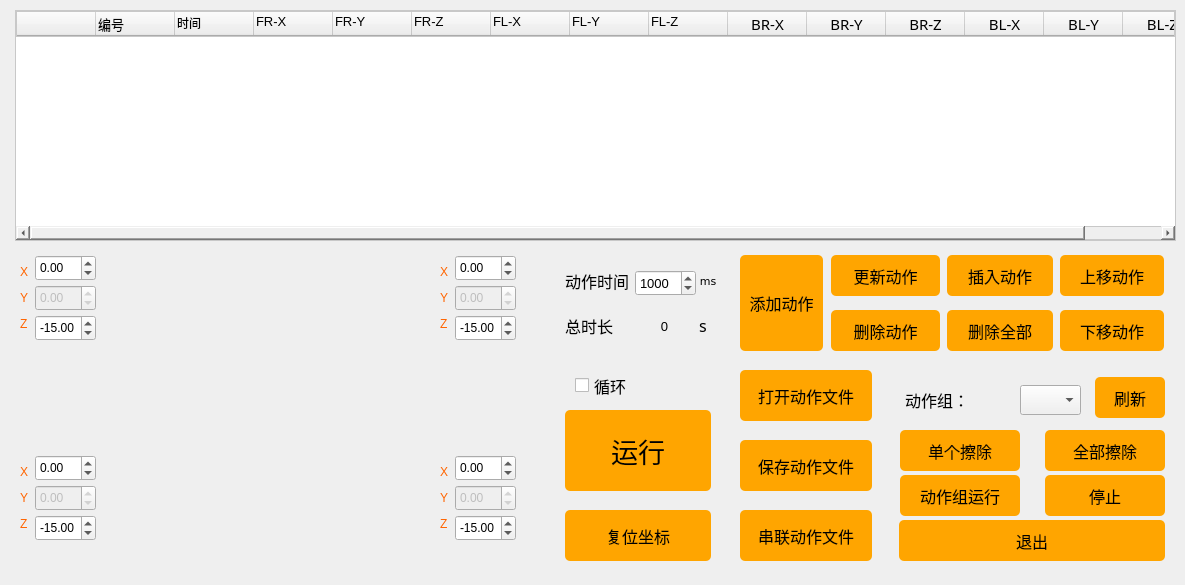
   <widget class="QWidget" name="tab">
    <attribute name="title">
     <string>坐标模式</string>
    </attribute>
    <widget class="QDoubleSpinBox" name="doubleSpinBox_legFL_Y">
     <property name="enabled">
      <bool>false</bool>
     </property>
     <property name="geometry">
      <rect>
       <x>35</x>
       <y>485</y>
       <width>61</width>
       <height>26</height>
      </rect>
     </property>
     <property name="wrapping">
      <bool>false</bool>
     </property>
     <property name="frame">
      <bool>true</bool>
     </property>
     <property name="readOnly">
      <bool>false</bool>
     </property>
     <property name="minimum">
      <double>-10.000000000000000</double>
     </property>
     <property name="maximum">
      <double>30.000000000000000</double>
     </property>
    </widget>
    <widget class="QDoubleSpinBox" name="doubleSpinBox_legBL_X">
     <property name="geometry">
      <rect>
       <x>455</x>
       <y>455</y>
       <width>61</width>
       <height>26</height>
      </rect>
     </property>
     <property name="minimum">
      <double>-10.000000000000000</double>
     </property>
     <property name="maximum">
      <double>30.000000000000000</double>
     </property>
    </widget>
    <widget class="QDoubleSpinBox" name="doubleSpinBox_legBR_Y">
     <property name="enabled">
      <bool>false</bool>
     </property>
     <property name="geometry">
      <rect>
       <x>455</x>
       <y>285</y>
       <width>61</width>
       <height>26</height>
      </rect>
     </property>
     <property name="readOnly">
      <bool>false</bool>
     </property>
     <property name="minimum">
      <double>-10.000000000000000</double>
     </property>
     <property name="maximum">
      <double>30.000000000000000</double>
     </property>
    </widget>
    <widget class="QDoubleSpinBox" name="doubleSpinBox_legFR_Y">
     <property name="enabled">
      <bool>false</bool>
     </property>
     <property name="geometry">
      <rect>
       <x>35</x>
       <y>285</y>
       <width>61</width>
       <height>26</height>
      </rect>
     </property>
     <property name="readOnly">
      <bool>false</bool>
     </property>
     <property name="minimum">
      <double>-10.000000000000000</double>
     </property>
     <property name="maximum">
      <double>30.000000000000000</double>
     </property>
    </widget>
    <widget class="QDoubleSpinBox" name="doubleSpinBox_legBL_Z">
     <property name="geometry">
      <rect>
       <x>455</x>
       <y>515</y>
       <width>61</width>
       <height>26</height>
      </rect>
     </property>
     <property name="minimum">
      <double>-30.000000000000000</double>
     </property>
     <property name="maximum">
      <double>30.000000000000000</double>
     </property>
     <property name="value">
      <double>-15.000000000000000</double>
     </property>
    </widget>
    <widget class="QDoubleSpinBox" name="doubleSpinBox_legBR_Z">
     <property name="geometry">
      <rect>
       <x>455</x>
       <y>315</y>
       <width>61</width>
       <height>26</height>
      </rect>
     </property>
     <property name="minimum">
      <double>-30.000000000000000</double>
     </property>
     <property name="maximum">
      <double>30.000000000000000</double>
     </property>
     <property name="value">
      <double>-15.000000000000000</double>
     </property>
    </widget>
    <widget class="QDoubleSpinBox" name="doubleSpinBox_legBR_X">
     <property name="geometry">
      <rect>
       <x>455</x>
       <y>255</y>
       <width>61</width>
       <height>26</height>
      </rect>
     </property>
     <property name="minimum">
      <double>-10.000000000000000</double>
     </property>
     <property name="maximum">
      <double>30.000000000000000</double>
     </property>
    </widget>
    <widget class="QDoubleSpinBox" name="doubleSpinBox_legFL_X">
     <property name="geometry">
      <rect>
       <x>35</x>
       <y>455</y>
       <width>61</width>
       <height>26</height>
      </rect>
     </property>
     <property name="minimum">
      <double>-10.000000000000000</double>
     </property>
     <property name="maximum">
      <double>30.000000000000000</double>
     </property>
    </widget>
    <widget class="QDoubleSpinBox" name="doubleSpinBox_legBL_Y">
     <property name="enabled">
      <bool>false</bool>
     </property>
     <property name="geometry">
      <rect>
       <x>455</x>
       <y>485</y>
       <width>61</width>
       <height>26</height>
      </rect>
     </property>
     <property name="readOnly">
      <bool>false</bool>
     </property>
     <property name="minimum">
      <double>-10.000000000000000</double>
     </property>
     <property name="maximum">
      <double>30.000000000000000</double>
     </property>
    </widget>
    <widget class="QDoubleSpinBox" name="doubleSpinBox_legFR_Z">
     <property name="geometry">
      <rect>
       <x>35</x>
       <y>315</y>
       <width>61</width>
       <height>26</height>
      </rect>
     </property>
     <property name="minimum">
      <double>-30.000000000000000</double>
     </property>
     <property name="maximum">
      <double>30.000000000000000</double>
     </property>
     <property name="value">
      <double>-15.000000000000000</double>
     </property>
    </widget>
    <widget class="QDoubleSpinBox" name="doubleSpinBox_legFL_Z">
     <property name="geometry">
      <rect>
       <x>35</x>
       <y>515</y>
       <width>61</width>
       <height>26</height>
      </rect>
     </property>
     <property name="minimum">
      <double>-30.000000000000000</double>
     </property>
     <property name="maximum">
      <double>30.000000000000000</double>
     </property>
     <property name="value">
      <double>-15.000000000000000</double>
     </property>
    </widget>
    <widget class="QDoubleSpinBox" name="doubleSpinBox_legFR_X">
     <property name="geometry">
      <rect>
       <x>35</x>
       <y>255</y>
       <width>61</width>
       <height>26</height>
      </rect>
     </property>
     <property name="minimum">
      <double>-10.000000000000000</double>
     </property>
     <property name="maximum">
      <double>30.000000000000000</double>
     </property>
    </widget>
    <widget class="QTableWidget" name="tableWidget_Coord">
     <property name="geometry">
      <rect>
       <x>15</x>
       <y>10</y>
       <width>1161</width>
       <height>231</height>
      </rect>
     </property>
     <property name="sizePolicy">
      <sizepolicy hsizetype="Fixed" vsizetype="Expanding">
       <horstretch>0</horstretch>
       <verstretch>0</verstretch>
      </sizepolicy>
     </property>
     <property name="font">
      <font>
       <family>黑体</family>
       <pointsize>11</pointsize>
      </font>
     </property>
     <property name="layoutDirection">
      <enum>Qt::LeftToRight</enum>
     </property>
     <property name="styleSheet">
      <string notr="true">border:1px solid #242424;
border-color: rgb(200, 200, 200);</string>
     </property>
     <property name="textElideMode">
      <enum>Qt::ElideMiddle</enum>
     </property>
     <property name="rowCount">
      <number>0</number>
     </property>
     <property name="columnCount">
      <number>15</number>
     </property>
     <attribute name="horizontalHeaderDefaultSectionSize">
      <number>79</number>
     </attribute>
     <attribute name="horizontalHeaderMinimumSectionSize">
      <number>20</number>
     </attribute>
     <attribute name="horizontalHeaderShowSortIndicator" stdset="0">
      <bool>true</bool>
     </attribute>
     <attribute name="verticalHeaderVisible">
      <bool>false</bool>
     </attribute>
     <attribute name="verticalHeaderDefaultSectionSize">
      <number>22</number>
     </attribute>
     <attribute name="verticalHeaderMinimumSectionSize">
      <number>22</number>
     </attribute>
     <column>
      <property name="text">
       <string/>
      </property>
      <property name="font">
       <font>
        <family>黑体</family>
        <pointsize>11</pointsize>
       </font>
      </property>
      <property name="textAlignment">
       <set>AlignLeading|AlignVCenter</set>
      </property>
     </column>
     <column>
      <property name="text">
       <string>编号</string>
      </property>
      <property name="font">
       <font>
        <family>Arial</family>
        <pointsize>10</pointsize>
        <weight>50</weight>
        <bold>false</bold>
       </font>
      </property>
      <property name="textAlignment">
       <set>AlignLeading|AlignTop</set>
      </property>
     </column>
     <column>
      <property name="text">
       <string>时间</string>
      </property>
      <property name="font">
       <font>
        <family>Arial</family>
        <pointsize>9</pointsize>
       </font>
      </property>
      <property name="textAlignment">
       <set>AlignLeading|AlignTop</set>
      </property>
     </column>
     <column>
      <property name="text">
       <string>FR-X</string>
      </property>
      <property name="font">
       <font>
        <family>Arial</family>
        <pointsize>10</pointsize>
        <weight>50</weight>
        <bold>false</bold>
       </font>
      </property>
      <property name="textAlignment">
       <set>AlignLeading|AlignTop</set>
      </property>
     </column>
     <column>
      <property name="text">
       <string>FR-Y</string>
      </property>
      <property name="font">
       <font>
        <family>Arial</family>
        <pointsize>10</pointsize>
        <weight>50</weight>
        <bold>false</bold>
       </font>
      </property>
      <property name="textAlignment">
       <set>AlignLeading|AlignTop</set>
      </property>
     </column>
     <column>
      <property name="text">
       <string>FR-Z</string>
      </property>
      <property name="font">
       <font>
        <family>Arial</family>
        <pointsize>10</pointsize>
        <weight>50</weight>
        <bold>false</bold>
       </font>
      </property>
      <property name="textAlignment">
       <set>AlignLeading|AlignTop</set>
      </property>
     </column>
     <column>
      <property name="text">
       <string>FL-X</string>
      </property>
      <property name="font">
       <font>
        <family>Arial</family>
        <pointsize>10</pointsize>
        <weight>50</weight>
        <bold>false</bold>
       </font>
      </property>
      <property name="textAlignment">
       <set>AlignLeading|AlignTop</set>
      </property>
     </column>
     <column>
      <property name="text">
       <string>FL-Y</string>
      </property>
      <property name="font">
       <font>
        <family>Arial</family>
        <pointsize>10</pointsize>
        <weight>50</weight>
        <bold>false</bold>
       </font>
      </property>
      <property name="textAlignment">
       <set>AlignLeading|AlignTop</set>
      </property>
     </column>
     <column>
      <property name="text">
       <string>FL-Z</string>
      </property>
      <property name="font">
       <font>
        <family>Arial</family>
        <pointsize>10</pointsize>
        <weight>50</weight>
        <bold>false</bold>
       </font>
      </property>
      <property name="textAlignment">
       <set>AlignLeading|AlignTop</set>
      </property>
     </column>
     <column>
      <property name="text">
       <string>BR-X</string>
      </property>
     </column>
     <column>
      <property name="text">
       <string>BR-Y</string>
      </property>
     </column>
     <column>
      <property name="text">
       <string>BR-Z</string>
      </property>
     </column>
     <column>
      <property name="text">
       <string>BL-X</string>
      </property>
     </column>
     <column>
      <property name="text">
       <string>BL-Y</string>
      </property>
     </column>
     <column>
      <property name="text">
       <string>BL-Z</string>
      </property>
     </column>
    </widget>
    <widget class="QWidget" name="widget_12" native="true">
     <property name="geometry">
      <rect>
       <x>555</x>
       <y>360</y>
       <width>171</width>
       <height>211</height>
      </rect>
     </property>
     <property name="styleSheet">
      <string notr="true">#widget_3 {border:1px solid #242424;
border-color: rgb(200, 200, 200);}</string>
     </property>
     <widget class="QCheckBox" name="checkBox_run_Coord_cycle">
      <property name="geometry">
       <rect>
        <x>20</x>
        <y>5</y>
        <width>61</width>
        <height>41</height>
       </rect>
      </property>
      <property name="font">
       <font>
        <family>黑体</family>
        <pointsize>12</pointsize>
       </font>
      </property>
      <property name="text">
       <string>循环</string>
      </property>
     </widget>
     <widget class="QPushButton" name="Button_Run_Coord">
      <property name="geometry">
       <rect>
        <x>10</x>
        <y>50</y>
        <width>146</width>
        <height>81</height>
       </rect>
      </property>
      <property name="font">
       <font>
        <family>SimHei</family>
        <pointsize>20</pointsize>
       </font>
      </property>
      <property name="styleSheet">
       <string notr="true">QPushButton{background-color: rgb(255, 165, 0);}
QPushButton:hover{background-color:  rgb(255, 210, 0);}
QPushButton{border-radius:5px;}</string>
      </property>
      <property name="text">
       <string>运行</string>
      </property>
      <property name="iconSize">
       <size>
        <width>14</width>
        <height>14</height>
       </size>
      </property>
     </widget>
     <widget class="QPushButton" name="Button_Reset_Coord">
      <property name="geometry">
       <rect>
        <x>10</x>
        <y>150</y>
        <width>146</width>
        <height>51</height>
       </rect>
      </property>
      <property name="font">
       <font>
        <family>黑体</family>
        <pointsize>12</pointsize>
       </font>
      </property>
      <property name="styleSheet">
       <string notr="true">QPushButton{background-color: rgb(255, 165, 0);}
QPushButton:hover{background-color:  rgb(255, 210, 0);}
QPushButton{border-radius:5px;}</string>
      </property>
      <property name="text">
       <string>复位坐标</string>
      </property>
     </widget>
    </widget>
    <widget class="QWidget" name="widget_13" native="true">
     <property name="geometry">
      <rect>
       <x>380</x>
       <y>245</y>
       <width>791</width>
       <height>111</height>
      </rect>
     </property>
     <property name="font">
      <font>
       <family>Arial</family>
       <pointsize>10</pointsize>
      </font>
     </property>
     <property name="styleSheet">
      <string notr="true">#widget_1 {border:1px solid #242424;
border-color: rgb(200, 200, 200);}</string>
     </property>
     <widget class="QLabel" name="label_time_4">
      <property name="geometry">
       <rect>
        <x>185</x>
        <y>20</y>
        <width>71</width>
        <height>31</height>
       </rect>
      </property>
      <property name="font">
       <font>
        <family>黑体</family>
        <pointsize>12</pointsize>
       </font>
      </property>
      <property name="text">
       <string>动作时间</string>
      </property>
     </widget>
     <widget class="QPushButton" name="Button_AddCoord">
      <property name="geometry">
       <rect>
        <x>360</x>
        <y>10</y>
        <width>83</width>
        <height>96</height>
       </rect>
      </property>
      <property name="font">
       <font>
        <family>黑体</family>
        <pointsize>12</pointsize>
       </font>
      </property>
      <property name="styleSheet">
       <string notr="true">QPushButton{background-color: rgb(255, 165, 0);}
QPushButton:hover{background-color:  rgb(255, 210, 0);}
QPushButton{border-radius:5px;}</string>
      </property>
      <property name="text">
       <string>添加动作</string>
      </property>
     </widget>
     <widget class="QPushButton" name="Button_DelectCoord">
      <property name="geometry">
       <rect>
        <x>451</x>
        <y>65</y>
        <width>109</width>
        <height>41</height>
       </rect>
      </property>
      <property name="font">
       <font>
        <family>黑体</family>
        <pointsize>12</pointsize>
       </font>
      </property>
      <property name="styleSheet">
       <string notr="true">QPushButton{background-color: rgb(255, 165, 0);}
QPushButton:hover{background-color:  rgb(255, 210, 0);}
QPushButton{border-radius:5px;}</string>
      </property>
      <property name="text">
       <string>删除动作</string>
      </property>
     </widget>
     <widget class="QPushButton" name="Button_UpdateCoord">
      <property name="geometry">
       <rect>
        <x>451</x>
        <y>10</y>
        <width>109</width>
        <height>41</height>
       </rect>
      </property>
      <property name="font">
       <font>
        <family>黑体</family>
        <pointsize>12</pointsize>
       </font>
      </property>
      <property name="styleSheet">
       <string notr="true">QPushButton{background-color: rgb(255, 165, 0);}
QPushButton:hover{background-color:  rgb(255, 210, 0);}
QPushButton{border-radius:5px;}</string>
      </property>
      <property name="text">
       <string>更新动作</string>
      </property>
     </widget>
     <widget class="QPushButton" name="Button_MoveUpCoord">
      <property name="geometry">
       <rect>
        <x>680</x>
        <y>10</y>
        <width>104</width>
        <height>41</height>
       </rect>
      </property>
      <property name="font">
       <font>
        <family>黑体</family>
        <pointsize>12</pointsize>
       </font>
      </property>
      <property name="styleSheet">
       <string notr="true">QPushButton{background-color: rgb(255, 165, 0);}
QPushButton:hover{background-color:  rgb(255, 210, 0);}
QPushButton{border-radius:5px;}</string>
      </property>
      <property name="text">
       <string>上移动作</string>
      </property>
     </widget>
     <widget class="QPushButton" name="Button_MoveDownCoord">
      <property name="geometry">
       <rect>
        <x>680</x>
        <y>65</y>
        <width>104</width>
        <height>41</height>
       </rect>
      </property>
      <property name="font">
       <font>
        <family>黑体</family>
        <pointsize>12</pointsize>
       </font>
      </property>
      <property name="styleSheet">
       <string notr="true">QPushButton{background-color: rgb(255, 165, 0);}
QPushButton:hover{background-color:  rgb(255, 210, 0);}
QPushButton{border-radius:5px;}</string>
      </property>
      <property name="text">
       <string>下移动作</string>
      </property>
     </widget>
     <widget class="QLabel" name="label_41">
      <property name="geometry">
       <rect>
        <x>320</x>
        <y>25</y>
        <width>16</width>
        <height>21</height>
       </rect>
      </property>
      <property name="font">
       <font>
        <family>DejaVu Sans</family>
        <pointsize>8</pointsize>
       </font>
      </property>
      <property name="text">
       <string>ms</string>
      </property>
      <property name="alignment">
       <set>Qt::AlignCenter</set>
      </property>
     </widget>
     <widget class="QPushButton" name="Button_DelectAllCoord">
      <property name="geometry">
       <rect>
        <x>567</x>
        <y>65</y>
        <width>106</width>
        <height>41</height>
       </rect>
      </property>
      <property name="font">
       <font>
        <family>黑体</family>
        <pointsize>12</pointsize>
       </font>
      </property>
      <property name="styleSheet">
       <string notr="true">QPushButton{background-color: rgb(255, 165, 0);}
QPushButton:hover{background-color:  rgb(255, 210, 0);}
QPushButton{border-radius:5px;}</string>
      </property>
      <property name="text">
       <string>删除全部</string>
      </property>
     </widget>
     <widget class="QSpinBox" name="spinBox_run_coord_time">
      <property name="geometry">
       <rect>
        <x>255</x>
        <y>25</y>
        <width>61</width>
        <height>26</height>
       </rect>
      </property>
      <property name="maximum">
       <number>30000</number>
      </property>
      <property name="value">
       <number>1000</number>
      </property>
     </widget>
     <widget class="QLabel" name="label_time_3">
      <property name="geometry">
       <rect>
        <x>185</x>
        <y>65</y>
        <width>91</width>
        <height>31</height>
       </rect>
      </property>
      <property name="font">
       <font>
        <family>黑体</family>
        <pointsize>12</pointsize>
       </font>
      </property>
      <property name="text">
       <string>总时长</string>
      </property>
     </widget>
     <widget class="QLabel" name="label_TotalTime_coord">
      <property name="geometry">
       <rect>
        <x>264</x>
        <y>71</y>
        <width>41</width>
        <height>20</height>
       </rect>
      </property>
      <property name="layoutDirection">
       <enum>Qt::LeftToRight</enum>
      </property>
      <property name="text">
       <string>0</string>
      </property>
      <property name="alignment">
       <set>Qt::AlignCenter</set>
      </property>
     </widget>
     <widget class="QLabel" name="label_40">
      <property name="geometry">
       <rect>
        <x>315</x>
        <y>70</y>
        <width>16</width>
        <height>21</height>
       </rect>
      </property>
      <property name="font">
       <font>
        <family>黑体</family>
        <pointsize>12</pointsize>
       </font>
      </property>
      <property name="text">
       <string>s</string>
      </property>
      <property name="alignment">
       <set>Qt::AlignCenter</set>
      </property>
     </widget>
     <widget class="QPushButton" name="Button_InsertCoord">
      <property name="geometry">
       <rect>
        <x>567</x>
        <y>10</y>
        <width>106</width>
        <height>41</height>
       </rect>
      </property>
      <property name="font">
       <font>
        <family>黑体</family>
        <pointsize>12</pointsize>
       </font>
      </property>
      <property name="styleSheet">
       <string notr="true">QPushButton{background-color: rgb(255, 165, 0);}
QPushButton:hover{background-color:  rgb(255, 210, 0);}
QPushButton{border-radius:5px;}</string>
      </property>
      <property name="text">
       <string>插入动作</string>
      </property>
     </widget>
    </widget>
    <widget class="QWidget" name="widget_14" native="true">
     <property name="geometry">
      <rect>
       <x>740</x>
       <y>360</y>
       <width>146</width>
       <height>211</height>
      </rect>
     </property>
     <property name="styleSheet">
      <string notr="true">#widget_4 {border:1px solid #242424;
border-color: rgb(200, 200, 200);}</string>
     </property>
     <widget class="QPushButton" name="Button_OpenActionGroup_Coord">
      <property name="geometry">
       <rect>
        <x>0</x>
        <y>10</y>
        <width>132</width>
        <height>51</height>
       </rect>
      </property>
      <property name="font">
       <font>
        <family>黑体</family>
        <pointsize>12</pointsize>
       </font>
      </property>
      <property name="styleSheet">
       <string notr="true">QPushButton{background-color: rgb(255, 165, 0);}
QPushButton:hover{background-color:  rgb(255, 210, 0);}
QPushButton{border-radius:5px;}</string>
      </property>
      <property name="text">
       <string>打开动作文件</string>
      </property>
     </widget>
     <widget class="QPushButton" name="Button_SaveActionGroup_Coord">
      <property name="geometry">
       <rect>
        <x>0</x>
        <y>80</y>
        <width>132</width>
        <height>51</height>
       </rect>
      </property>
      <property name="font">
       <font>
        <family>黑体</family>
        <pointsize>12</pointsize>
       </font>
      </property>
      <property name="styleSheet">
       <string notr="true">QPushButton{background-color: rgb(255, 165, 0);}
QPushButton:hover{background-color:  rgb(255, 210, 0);}
QPushButton{border-radius:5px;}</string>
      </property>
      <property name="text">
       <string>保存动作文件</string>
      </property>
     </widget>
     <widget class="QPushButton" name="Button_TandemActionGroup_Coord">
      <property name="geometry">
       <rect>
        <x>0</x>
        <y>150</y>
        <width>132</width>
        <height>51</height>
       </rect>
      </property>
      <property name="minimumSize">
       <size>
        <width>110</width>
        <height>51</height>
       </size>
      </property>
      <property name="font">
       <font>
        <family>黑体</family>
        <pointsize>12</pointsize>
       </font>
      </property>
      <property name="styleSheet">
       <string notr="true">QPushButton{background-color: rgb(255, 165, 0);}
QPushButton:hover{background-color:  rgb(255, 210, 0);}
QPushButton{border-radius:5px;}</string>
      </property>
      <property name="text">
       <string>串联动作文件</string>
      </property>
     </widget>
    </widget>
    <widget class="QWidget" name="widget_15" native="true">
     <property name="geometry">
      <rect>
       <x>890</x>
       <y>365</y>
       <width>281</width>
       <height>211</height>
      </rect>
     </property>
     <property name="styleSheet">
      <string notr="true">#widget_5 {border:1px solid #242424;
border-color: rgb(200, 200, 200);}</string>
     </property>
     <widget class="QLabel" name="label_action_2">
      <property name="geometry">
       <rect>
        <x>15</x>
        <y>20</y>
        <width>106</width>
        <height>30</height>
       </rect>
      </property>
      <property name="font">
       <font>
        <family>黑体</family>
        <pointsize>12</pointsize>
       </font>
      </property>
      <property name="text">
       <string>动作组：</string>
      </property>
     </widget>
     <widget class="QComboBox" name="comboBox_action_Coord">
      <property name="geometry">
       <rect>
        <x>130</x>
        <y>20</y>
        <width>61</width>
        <height>30</height>
       </rect>
      </property>
      <property name="font">
       <font>
        <family>Arial</family>
        <pointsize>10</pointsize>
       </font>
      </property>
      <property name="styleSheet">
       <string notr="true">background-color: rgb(240, 240, 240);
</string>
      </property>
     </widget>
     <widget class="QPushButton" name="Button_DelectSingle_Coord">
      <property name="geometry">
       <rect>
        <x>10</x>
        <y>65</y>
        <width>120</width>
        <height>41</height>
       </rect>
      </property>
      <property name="font">
       <font>
        <family>黑体</family>
        <pointsize>12</pointsize>
       </font>
      </property>
      <property name="styleSheet">
       <string notr="true">QPushButton{background-color: rgb(255, 165, 0);}
QPushButton:hover{background-color:  rgb(255, 210, 0);}
QPushButton{border-radius:5px;}</string>
      </property>
      <property name="text">
       <string>单个擦除</string>
      </property>
     </widget>
     <widget class="QPushButton" name="Button_AllDelect_Coord">
      <property name="geometry">
       <rect>
        <x>155</x>
        <y>65</y>
        <width>120</width>
        <height>41</height>
       </rect>
      </property>
      <property name="font">
       <font>
        <family>黑体</family>
        <pointsize>12</pointsize>
       </font>
      </property>
      <property name="styleSheet">
       <string notr="true">QPushButton{background-color: rgb(255, 165, 0);}
QPushButton:hover{background-color:  rgb(255, 210, 0);}
QPushButton{border-radius:5px;}</string>
      </property>
      <property name="text">
       <string>全部擦除</string>
      </property>
     </widget>
     <widget class="QPushButton" name="Button_RunAction_Coord">
      <property name="geometry">
       <rect>
        <x>10</x>
        <y>110</y>
        <width>120</width>
        <height>41</height>
       </rect>
      </property>
      <property name="font">
       <font>
        <family>黑体</family>
        <pointsize>12</pointsize>
       </font>
      </property>
      <property name="styleSheet">
       <string notr="true">QPushButton{background-color: rgb(255, 165, 0);}
QPushButton:hover{background-color:  rgb(255, 210, 0);}
QPushButton{border-radius:5px;}</string>
      </property>
      <property name="text">
       <string>动作组运行</string>
      </property>
     </widget>
     <widget class="QPushButton" name="Button_StopAction_Coord">
      <property name="geometry">
       <rect>
        <x>155</x>
        <y>110</y>
        <width>120</width>
        <height>41</height>
       </rect>
      </property>
      <property name="font">
       <font>
        <family>黑体</family>
        <pointsize>12</pointsize>
       </font>
      </property>
      <property name="styleSheet">
       <string notr="true">QPushButton{background-color: rgb(255, 165, 0);}
QPushButton:hover{background-color:  rgb(255, 210, 0);}
QPushButton{border-radius:5px;}</string>
      </property>
      <property name="text">
       <string>停止</string>
      </property>
     </widget>
     <widget class="QPushButton" name="Button_Refresh_Coord">
      <property name="geometry">
       <rect>
        <x>205</x>
        <y>12</y>
        <width>70</width>
        <height>41</height>
       </rect>
      </property>
      <property name="font">
       <font>
        <family>黑体</family>
        <pointsize>12</pointsize>
       </font>
      </property>
      <property name="styleSheet">
       <string notr="true">QPushButton{background-color: rgb(255, 165, 0);}
QPushButton:hover{background-color:  rgb(255, 210, 0);}
QPushButton{border-radius:5px;}</string>
      </property>
      <property name="text">
       <string>刷新</string>
      </property>
     </widget>
     <widget class="QPushButton" name="pushButton_quit2">
      <property name="geometry">
       <rect>
        <x>9</x>
        <y>155</y>
        <width>266</width>
        <height>41</height>
       </rect>
      </property>
      <property name="font">
       <font>
        <family>黑体</family>
        <pointsize>12</pointsize>
       </font>
      </property>
      <property name="styleSheet">
       <string notr="true">QPushButton{background-color: rgb(255, 165, 0);}
QPushButton:hover{background-color:  rgb(255, 210, 0);}
QPushButton{border-radius:5px;}</string>
      </property>
      <property name="text">
       <string>退出</string>
      </property>
     </widget>
    </widget>
    <widget class="QLabel" name="label_42">
     <property name="geometry">
      <rect>
       <x>20</x>
       <y>260</y>
       <width>16</width>
       <height>76</height>
      </rect>
     </property>
     <property name="styleSheet">
      <string notr="true">color: rgb(255, 100, 0);</string>
     </property>
     <property name="text">
      <string>&lt;html&gt;&lt;head/&gt;&lt;body&gt;&lt;p&gt;X&lt;/p&gt;&lt;p&gt;Y&lt;/p&gt;&lt;p&gt;Z&lt;/p&gt;&lt;/body&gt;&lt;/html&gt;</string>
     </property>
    </widget>
    <widget class="QLabel" name="label_43">
     <property name="geometry">
      <rect>
       <x>440</x>
       <y>260</y>
       <width>16</width>
       <height>76</height>
      </rect>
     </property>
     <property name="styleSheet">
      <string notr="true">color: rgb(255, 100, 0);</string>
     </property>
     <property name="text">
      <string>&lt;html&gt;&lt;head/&gt;&lt;body&gt;&lt;p&gt;X&lt;/p&gt;&lt;p&gt;Y&lt;/p&gt;&lt;p&gt;Z&lt;/p&gt;&lt;/body&gt;&lt;/html&gt;</string>
     </property>
    </widget>
    <widget class="QLabel" name="label_44">
     <property name="geometry">
      <rect>
       <x>20</x>
       <y>460</y>
       <width>16</width>
       <height>76</height>
      </rect>
     </property>
     <property name="styleSheet">
      <string notr="true">color: rgb(255, 100, 0);</string>
     </property>
     <property name="text">
      <string>&lt;html&gt;&lt;head/&gt;&lt;body&gt;&lt;p&gt;X&lt;/p&gt;&lt;p&gt;Y&lt;/p&gt;&lt;p&gt;Z&lt;/p&gt;&lt;/body&gt;&lt;/html&gt;</string>
     </property>
    </widget>
    <widget class="QLabel" name="label_45">
     <property name="geometry">
      <rect>
       <x>440</x>
       <y>460</y>
       <width>16</width>
       <height>76</height>
      </rect>
     </property>
     <property name="styleSheet">
      <string notr="true">color: rgb(255, 100, 0);</string>
     </property>
     <property name="text">
      <string>&lt;html&gt;&lt;head/&gt;&lt;body&gt;&lt;p&gt;X&lt;/p&gt;&lt;p&gt;Y&lt;/p&gt;&lt;p&gt;Z&lt;/p&gt;&lt;/body&gt;&lt;/html&gt;</string>
     </property>
    </widget>
    <widget class="QLabel" name="label_28">
     <property name="geometry">
      <rect>
       <x>85</x>
       <y>290</y>
       <width>401</width>
       <height>246</height>
      </rect>
     </property>
     <property name="styleSheet">
      <string notr="true">background-image: url(:/images/puppy2.png);</string>
     </property>
     <property name="text">
      <string/>
     </property>
    </widget>
    <zorder>widget_13</zorder>
    <zorder>label_28</zorder>
    <zorder>label_45</zorder>
    <zorder>label_44</zorder>
    <zorder>label_42</zorder>
    <zorder>doubleSpinBox_legFL_Y</zorder>
    <zorder>doubleSpinBox_legBL_X</zorder>
    <zorder>doubleSpinBox_legFR_Y</zorder>
    <zorder>doubleSpinBox_legBL_Z</zorder>
    <zorder>doubleSpinBox_legFL_X</zorder>
    <zorder>doubleSpinBox_legBL_Y</zorder>
    <zorder>doubleSpinBox_legFR_Z</zorder>
    <zorder>doubleSpinBox_legFL_Z</zorder>
    <zorder>doubleSpinBox_legFR_X</zorder>
    <zorder>tableWidget_Coord</zorder>
    <zorder>widget_12</zorder>
    <zorder>widget_14</zorder>
    <zorder>widget_15</zorder>
    <zorder>label_43</zorder>
    <zorder>doubleSpinBox_legBR_X</zorder>
    <zorder>doubleSpinBox_legBR_Y</zorder>
    <zorder>doubleSpinBox_legBR_Z</zorder>
   </widget>
